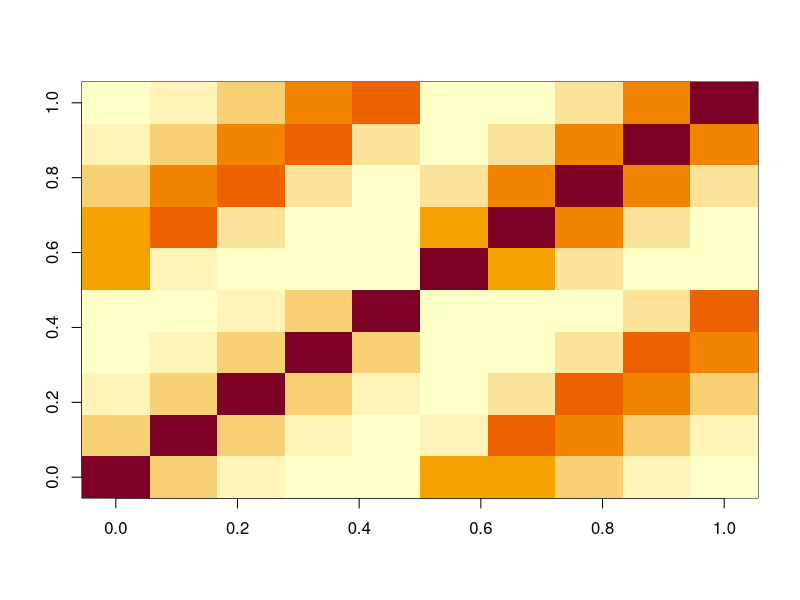

Generate this figure with R:
# pcorr_year ->  Correlation for ages within a year
# pcorr_age ->  Correlation for years within an age
make_precision <-
function( n_a,
          n_t,
          pcorr_age,
          pcorr_year,
          pcorr_cohort,
          var_value= 1,
          Var_Type,
          what = "Q" ){
  
  library(here)
  library(Matrix)
  library(mvtnorm)
  library(tidyverse)

  index = expand.grid( "age"=seq_len(n_a), "year"=seq_len(n_t) )

  i = j = x = NULL
  for( n in 1:nrow(index) ){
    age = index[n,'age']
    year = index[n,'year']
    if( age>1 ){
      i = c( i, n )
      j = c( j, which(index[,'age']==(age-1) & index[,'year']==year) )
      x = c(x, pcorr_year)
    }
    if( year>1 ){
      i = c( i, n )
      j = c( j, which(index[,'age']==age & index[,'year']==(year-1)) )
      x = c(x, pcorr_age)
    }
    if( age>1 & year>1 ){
      i = c( i, n )
      j = c( j, which(index[,'age']==(age-1) & index[,'year']==(year-1)) )
      x = c(x, pcorr_cohort)
    }
  }

  #marg_pcorr_cohort = pcorr_cohort + 2*pcorr_age*pcorr_year
  #condvar = (1 - pcorr_age^2 - pcorr_year^2 - marg_pcorr_cohort^2) * var_value
  # condvar = (1 - pcorr_age^2 - pcorr_year^2 - pcorr_cohort^2) * var_value
  #d = NULL
  #for( n in 1:nrow(index) ){
  #  age = index[n,'age']
  #  year = index[n,'year']
  #  if( age==1 & year==1 ){
  #    d = c(d, var_value)
  #  }else if( age==1 & year>1 ){
  #    d = c(d, var_value* (1-pcorr_age^2))
  #  }else if( age>1 & year==1 ){
  #    d = c(d, var_value* (1-pcorr_year^2))
  #  }else{
  #    d = c(d, condvar)
  #  }
  #}

  # Assemble SAR precision
  B = sparseMatrix( i=i, j=j, x=x, dims=rep(n_a*n_t,2) )
  I = sparseMatrix( i=seq_len(n_a*n_t), j=seq_len(n_a*n_t), x=rep(1,n_a*n_t) )
  L = solve(I-B)
  
  # Solve Omega recursively for stationary variance
  if(Var_Type == "Marginal") {
    d = rep(NA, nrow(index))
    for( n in 1:nrow(index) ){
      if(n==1){
        d[n] = var_value
      }else{
        cumvar = sum(L[n,seq_len(n-1)] * d[seq_len(n-1)] * L[n,seq_len(n-1)])
        d[n] = (var_value-cumvar) / L[n,n]^2
      }
    }
    if(any(d<0)) stop("Check d")
    Omega = sparseMatrix( i=seq_len(n_a*n_t), j=seq_len(n_a*n_t), x=d, dims=rep(n_a*n_t,2) )
  }
  
  if(Var_Type == "Conditional") {
    d = var_value
    Omega = sparseMatrix( i=seq_len(n_a*n_t), j=seq_len(n_a*n_t), x=d^2, dims=rep(n_a*n_t,2) )
  }

  Omega_inv = sparseMatrix( i=seq_len(n_a*n_t), j=seq_len(n_a*n_t), x=1/d, dims=rep(n_a*n_t,2) )

  # Eq. 2 from Ver Hoef et al. 2018 "On the relationship between conditional (CAR) and simultaneous (SAR) autoregressive models"
  #Q = tcrossprod(I-t(B))
  #Q = (I-t(B)) %*% (I-B)
  Q = (I-t(B)) %*% Omega_inv %*% (I-B)
  Var = L %*% Omega %*% t(L)

  if(what=="Q") return(Q)
  if(what=="Var") return(Var)
  if(what=="Omega") return(Omega)
  if(what=="dmat") return(matrix(d,nrow=n_a,ncol=n_t))
}

# Explore
n_a = 5
n_t = 2
pcorr_age = 0.5
pcorr_year = 0.3
pcorr_cohort = 0.2
# # #marg_var = condvar / (1 - pcorr_age^2 - pcorr_year^2 - pcorr_cohort^2)
var_value= 0.01
# # var_value* (1 - pcorr_age^2 - pcorr_year^2)
# 
Q = make_precision(n_a, n_t, pcorr_age, pcorr_year, pcorr_cohort, var_value,
                   Var_Type = "Marginal")
V = solve( Q )
Vdense = as.matrix(V)
image(Vdense)

# 
# # Visualize
Y_at = matrix( rmvnorm(n=1, mean=rep(0,n_a*n_t), sigma=Vdense), nrow=n_a, ncol=n_t )
# image( y=seq_len(n_a), x=seq_len(n_t), z=t(Y_at), xlab="Year", ylab="Age" )
